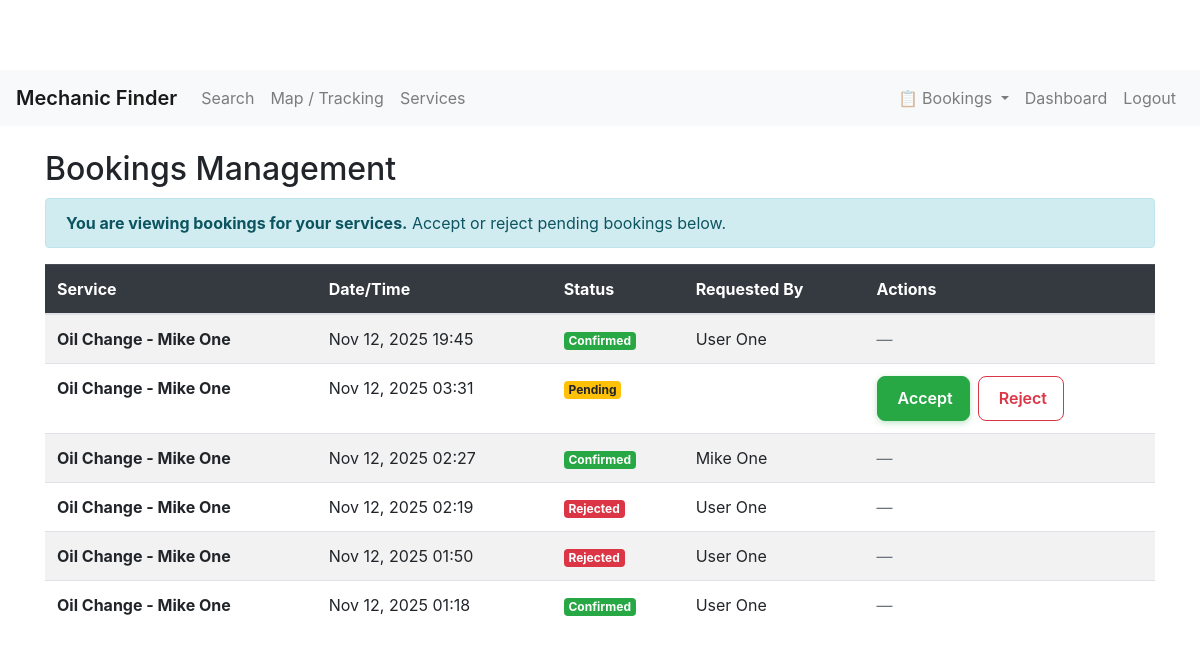
The page /bookings/ (signed in) on the database its author committed.
### service/models.py (models this page shows, shortened)
class Booking(models.Model):
    STATUS_PENDING = 'Pending'
    STATUS_CONFIRMED = 'Confirmed'
    STATUS_REJECTED = 'Rejected'
    STATUS_COMPLETED = 'Completed'
    STATUS_CHOICES = [
        (STATUS_PENDING, 'Pending'),
        (STATUS_CONFIRMED, 'Confirmed'),
        (STATUS_REJECTED, 'Rejected'),
        (STATUS_COMPLETED, 'Completed'),
    ]
    user = models.ForeignKey(UserProfile, on_delete=models.CASCADE, related_name='bookings')
    mechanic = models.ForeignKey(UserProfile, on_delete=models.CASCADE, related_name='received_bookings')
    service = models.ForeignKey(MechanicService, on_delete=models.CASCADE)
    booking_date = models.DateTimeField()
    status = models.CharField(max_length=20, choices=STATUS_CHOICES, default=STATUS_PENDING)
    created_at = models.DateTimeField(auto_now_add=True)

class MechanicService(models.Model):
    mechanic = models.ForeignKey(UserProfile, on_delete=models.CASCADE, related_name='services')
    service_name = models.CharField(max_length=255)
    price = models.DecimalField(max_digits=7, decimal_places=2)
    description = models.TextField(blank=True)
    def __str__(self):
        return f"{self.service_name} - {self.mechanic}"

class UserProfile(models.Model):
    user = models.OneToOneField(User, on_delete=models.CASCADE)
    is_mechanic = models.BooleanField(default=False)
    phone = models.CharField(max_length=30, blank=True)
    address = models.CharField(max_length=255, blank=True)
    city = models.CharField(max_length=100, blank=True)
    latitude = models.DecimalField(max_digits=9, decimal_places=6, null=True, blank=True)
    longitude = models.DecimalField(max_digits=9, decimal_places=6, null=True, blank=True)
    profile_picture = models.ImageField(upload_to='profiles/', blank=True, null=True)
    def __str__(self):
        return self.user.get_full_name() or self.user.username

### service/views.py (the view)
# urls.py: path('bookings/', views.manage_bookings, name='manage_bookings'),
@login_required
def manage_bookings(request):
    profile = get_object_or_404(UserProfile, user=request.user)
    if profile.is_mechanic:
        bookings = profile.received_bookings.order_by('-booking_date')
    else:
        bookings = profile.bookings.order_by('-booking_date')
    return render(request, 'booking_list.html', {'bookings': bookings, 'profile': profile})

### templates/booking_list.html (shortened to what this page needs)
{% extends 'base.html' %}
{% block content %}
  <h2>Bookings Management</h2>
  {% if profile.is_mechanic %}
    <div class="alert alert-info">
      <strong>You are viewing bookings for your services.</strong> Accept or reject pending bookings below.
    </div>
  {% else %}
    <div class="alert alert-info">
      <strong>You are viewing your service bookings.</strong> Track the status of your service requests.
    </div>
  {% endif %}
  <div class="table-responsive">
    <table class="table table-striped table-hover">
      <thead class="table-dark">
        <tr>
          <th>Service</th>
          <th>Date/Time</th>
          <th>Status</th>
          {% if profile.is_mechanic %}
            <th>Requested By</th>
            <th>Actions</th>
          {% else %}
            <th>Mechanic</th>
          {% endif %}
        </tr>
      </thead>
      <tbody>
        {% for b in bookings %}
          <tr class="booking-row" data-booking-id="{{ b.pk }}">
            <td><strong>{{ b.service }}</strong></td>
            <td>{{ b.booking_date|date:"M d, Y H:i" }}</td>
            <td>
              <span class="badge
                {% if b.status == 'Pending' %}badge-warning
                {% elif b.status == 'Confirmed' %}badge-success
                {% elif b.status == 'Rejected' %}badge-danger
                {% elif b.status == 'Completed' %}badge-info
                {% endif %}">
                {{ b.status }}
              </span>
            </td>
            {% if profile.is_mechanic %}
              <td>{{ b.user.user.first_name }} {{ b.user.user.last_name }}</td>
              <td>
                {% if b.status == 'Pending' %}
                  <div class="action-buttons">
                    <form method="post" action="{% url 'service:accept_booking' b.pk %}" class="d-inline accept-form">
                      <button type="submit" class="btn btn-success btn-lg accept-btn" title="✅ Accept this booking">
                         Accept
                      </button>
                    </form>
                    <form method="post" action="{% url 'service:reject_booking' b.pk %}" class="d-inline reject-form">
                      <button type="submit" class="btn btn-outline-danger btn-lg reject-btn" title="❌ Reject this booking">
                         Reject
                      </button>
                    </form>
                  </div>
                {% else %}
                  <span class="text-muted">—</span>
                {% endif %}
              </td>
            {% else %}
              <td>{{ b.mechanic.user.first_name }} {{ b.mechanic.user.last_name }}</td>
            {% endif %}
          </tr>
        {% empty %}
          <tr>
            <td colspan="{% if profile.is_mechanic %}5{% else %}4{% endif %}" class="text-center text-muted">
              No bookings found
            </td>
          </tr>
        {% endfor %}
      </tbody>
    </table>
  </div>
{% endblock %}

### static/css/site.css (style rules this page uses)
body { padding-top: 70px; }
.alert { margin-top: 10px; }

### templates/booking_list.html (style rules this page uses)
.action-buttons { display: flex; gap: 8px; align-items: center; }
.action-buttons .btn { padding: 0.5rem 1rem; font-size: 1rem; font-weight: 600; border-radius: 0.5rem; transition: all 0.3s ease; white-space: nowrap; }
.action-buttons .btn-success { background-color: #28a745; border-color: #28a745; box-shadow: 0 2px 6px rgba(40, 167, 69, 0.3); }
.action-buttons .btn-outline-danger { color: #dc3545; border-color: #dc3545; font-weight: 600; }

### rows shown on the page
Booking: service "Oil Change - Mike One", booking_date "Nov 12, 2025 19:45", status "Confirmed", user.user.first_name "User", user.user.last_name "One"
Booking: service "Oil Change - Mike One", booking_date "Nov 12, 2025 03:31", status "Pending", shows "Accept"
Booking: service "Oil Change - Mike One", booking_date "Nov 12, 2025 02:27", status "Confirmed", user.user.first_name "Mike", user.user.last_name "One"
Booking: service "Oil Change - Mike One", booking_date "Nov 12, 2025 02:19", status "Rejected", user.user.first_name "User", user.user.last_name "One"
Booking: service "Oil Change - Mike One", booking_date "Nov 12, 2025 01:50", status "Rejected", user.user.first_name "User", user.user.last_name "One"
Booking: service "Oil Change - Mike One", booking_date "Nov 12, 2025 01:18", status "Confirmed", user.user.first_name "User", user.user.last_name "One"
